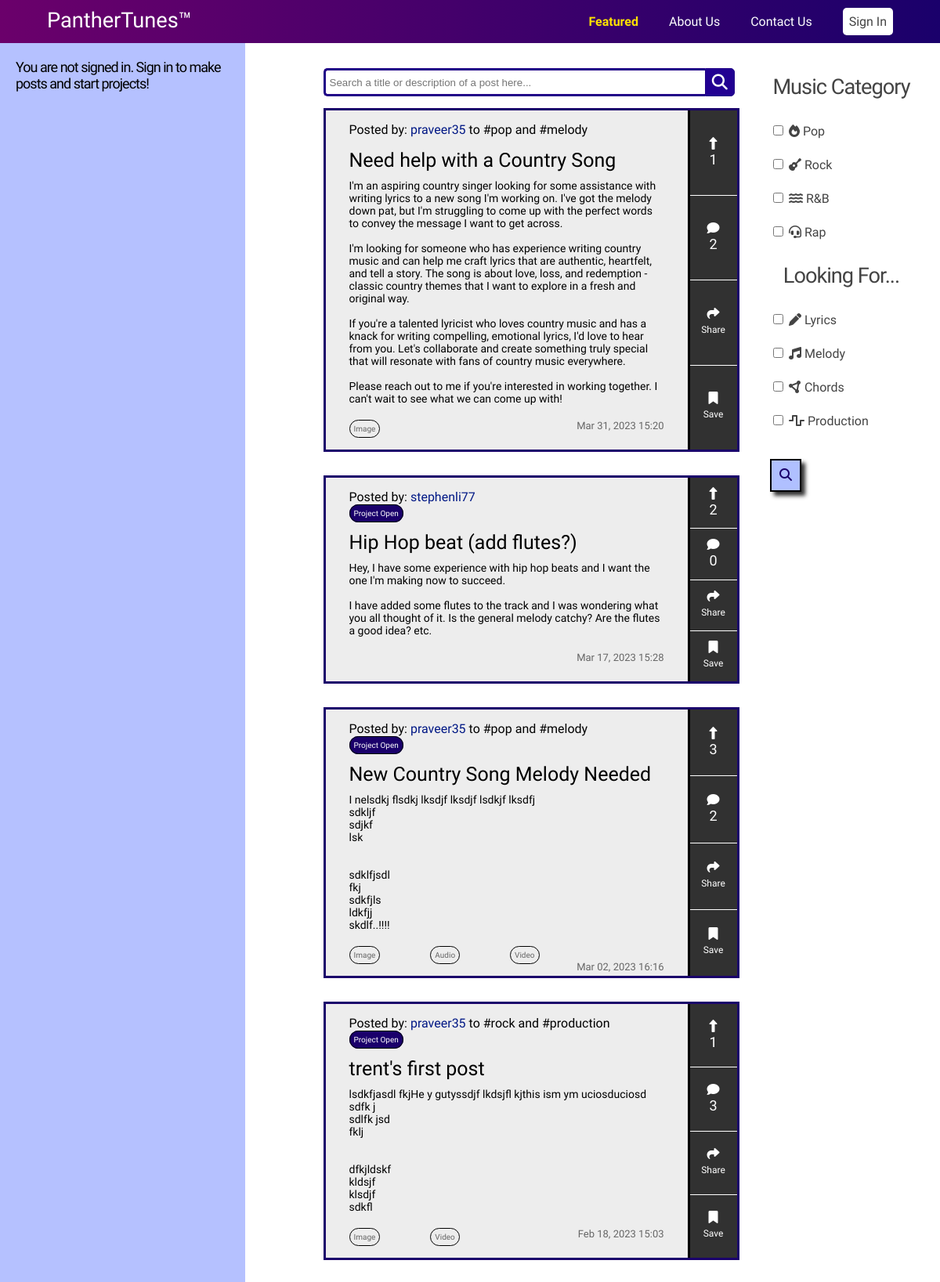
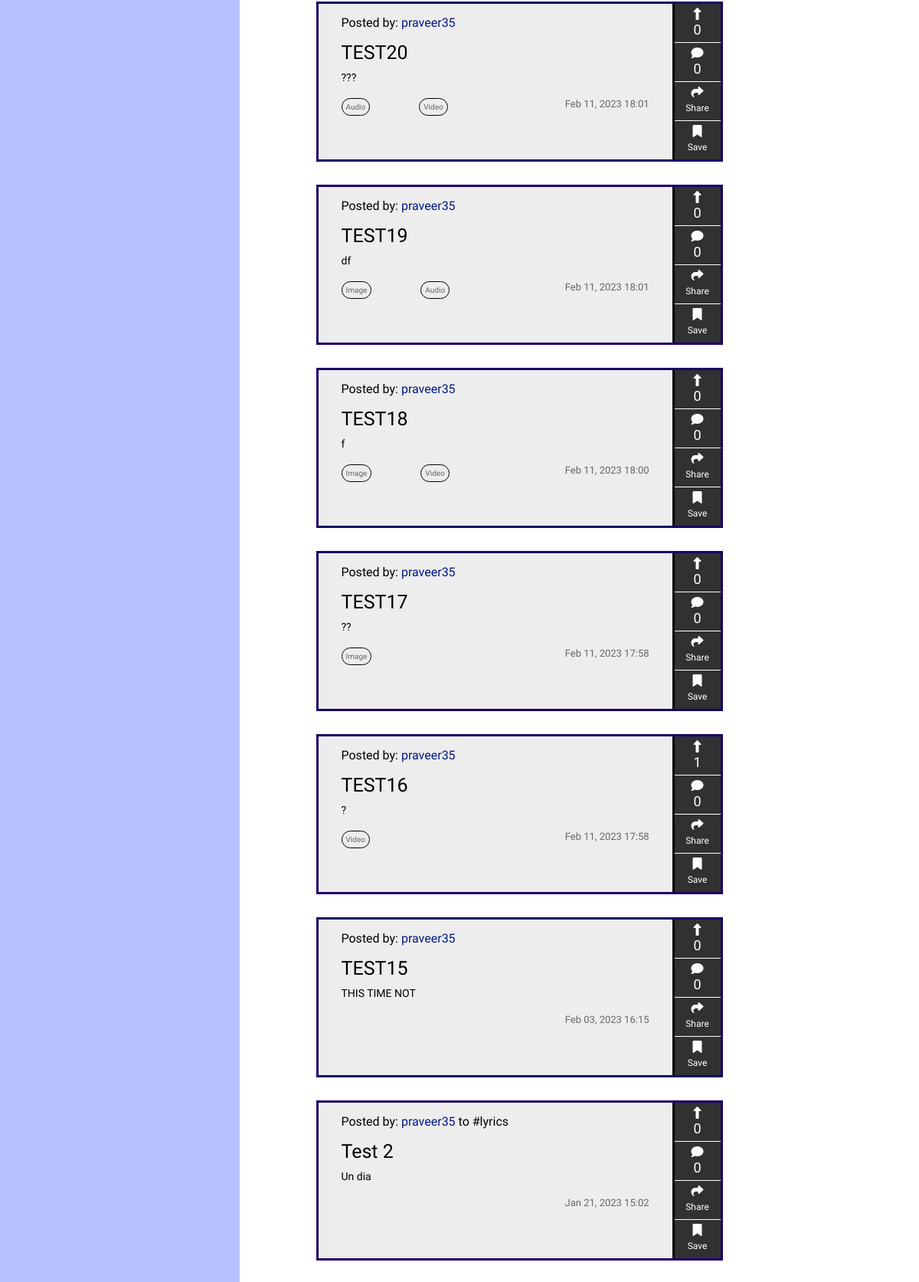
The page / (upper part) on the database its author committed (2 pictures, top to bottom).
### tables this page shows
CREATE TABLE "PostsTable" (
	"post_id"	INTEGER NOT NULL,
	"project_id"	INTEGER,
	"username"	TEXT,
	"timestamp"	DATETIME,
	"title"	TEXT,
	"post"	TEXT,
	"music_genre"	TEXT,
	"help_needed"	INTEGER,
	"img"	INTEGER DEFAULT 0,
	"audio"	INTEGER DEFAULT 0,
	"video"	INTEGER DEFAULT 0,
	"likes"	INTEGER DEFAULT 0,
	"comments"	INTEGER DEFAULT 0,
	PRIMARY KEY("post_id")
);

### main.py (the view, shortened to what this page needs)
@app.route("/", methods=['GET','POST'])
@app.route("/")
def home():
  update()
  if request.method == 'GET':
    Posts.clear()
    records = panthertunes_query.get_all_posts()
    for row in records:
      Posts.insert(0, jsonize_post(row))
    user_projects = []
    user = []
    if 'name' in session and session['name'] and session['name'] != '':
      user_id = panthertunes_query.get_user_id(session['name'])
      project_records = panthertunes_query.get_all_projects(user_id)
      for row in project_records:
        user_projects.insert(0, jsonize_project(row))
      user = jsonize_user(panthertunes_query.get_user(user_id))
    return render_template("home.html", len=len(Posts), Posts=Posts, len_projects = len(user_projects), Projects=user_projects, user=user)

### templates/home.html (shortened to what this page needs)
<!DOCTYPE html>
<html lang="en" dir="ltr">
   <head>
      <link rel="stylesheet" href="https://cdnjs.cloudflare.com/ajax/libs/font-awesome/4.7.0/css/font-awesome.min.css">
   </head>
   <body>
      {% extends "template.html" %}
      {% block content %}
      <div class="main-content">
         <br>
         <div class="sidebar">
            {% if not session.name or session.name == "": %}
            <h3>You are not signed in. Sign in to make posts and start projects!</h3>
            {% endif %}
         </div>
         <div class="forums">
            <br><br>
            <div class="search">
               <input type="text" id="search-query" class="searchTerm" placeholder="Search a title or description of a post here...">
               <button type="submit" class="searchButton" onclick="search()">
                  <i class="fa fa-search"></i>
               </button>
            </div>
            <div class="feed">
               {% for post in Posts %}
               <div class="post">
                  <a class="over" style="text-decoration:none;" href="{{ url_for('post',post_id=post['post_id']) }}">
                     <div class="post-text">
                        <p class="top">Posted by: <span class="author">{{ post['username'] }}</span>
                           {% if post['music_genre'] != 'default' and post['help_needed'] != 'default' %}
                            to #{{ post['music_genre'] }} and #{{ post['help_needed'] }}
                           {% elif post['help_needed'] != 'default' %}
                            to #{{ post['help_needed'] }}
                           {% elif post['music_genre'] != 'default' %}
                            to #{{ post['music_genre'] }}
                           {% endif %}
                        </p>
                        {% if post['project_id'] != 0 %}
                        <span class="tag" style="background-color:#1a006b;color:white;">Project Open</span><br>
                        {% endif %}
                        <p class="title">{{ post['title'] }}</h3>
                        {% for para in post['post'] %}
                        {% if para == "": %}
                        <p class="desc"><br></p>
                        {% else %}
                        <p class="desc">{{ para }}</p>
                        {% endif %}
                        {% endfor %}
                        <br>
                        {% if post['img'] == 1 %}
                        <span class="tag">Image</span>
                        {% endif %}
                        {% if post['audio'] == 1 %}
                        <span class="tag">Audio</span>
                        {% endif %}
                        {% if post['video'] == 1 %}
                        <span class="tag">Video</span>
                        {% endif %}
                        <span class="timestamp">{{ post['timestamp'][0] }} {{ post['timestamp'][1] }}, {{ post['timestamp'][2] }} {{ post['timestamp'][3] }}:{{ post['timestamp'][4] }}</span>
                        <br><br>
                     </div>
                  </a>
                  <div class="post-icons">
                     {% if session.name and session.name != "" and post['post_id']|string in user['posts_liked'] %}
                     <div id="likebox-{{ post['post_id'] }}" class="likes clicked" name="clicked" onclick="like(event)">
                        <div class="icon-box">
                           <span><i id="i-{{ post['post_id'] }}" style="color: #313131" class="fa-solid fa-up-long"></i></span><br>
                           <span style="color: #313131" id="likes-{{ post['post_id'] }}" style="font-size:18px">{{ post['likes'] }}</span>
                        </div>
                     </div>
                     {% else %}
                     <div id="likebox-{{ post['post_id'] }}" class="likes" onclick="like(event)">
                        <div class="icon-box">
                           <span><i id="i-{{ post['post_id'] }}" class="fa-solid fa-up-long"></i></span><br>
                           <span id="likes-{{ post['post_id'] }}" style="font-size:18px">{{ post['likes'] }}</span>
                        </div>
                     </div>
                     {% endif %}
                     <div class="comments" onclick="window.location.href='post/{{ post['post_id'] }}';">
                        <div class="icon-box">
                           <span><i class="fa-solid fa-comment"></i></span><br>
                           <span id="comments-{{ post['post_id'] }}" style="font-size:18px">{{ post['comments'] }}</span>
                        </div>
                     </div>
                     <div class="share" onclick="
                        var shareText = '127.0.0.1:1601{{ url_for('post',post_id=post['post_id']) }}';
                        navigator.clipboard.writeText(shareText);
                        document.getElementById('share-{{ post['post_id'] }}').textContent = 'Copied!';
                        setTimeout(function () {
                           document.getElementById('share-{{ post['post_id'] }}').textContent = 'Share';
                        }, 5000);
                     ">
                        <div class="icon-box">
                           <span><i class="fa-solid fa-share"></i></span><br>
                           <span id="share-{{ post['post_id'] }}" style="font-size:12px">Share</span>
                        </div>
                     </div>
                     {% if session.name and session.name != "" and post['post_id']|string in user['saved'] %}
                     <div id="savebox-{{ post['post_id'] }}" class="save clicked" name="clicked" onclick="save(event)">
                        <div class="icon-box">
                           <span><i id="si-{{ post['post_id'] }}" style="color: #313131" class="fa-solid fa-bookmark"></i></span><br>
                           <span style="color: #313131;font-size:12px" id="saves-{{ post['post_id'] }}">Saved</span>
                        </div>
                     </div>
                     {% else %}
                     <div id="savebox-{{ post['post_id'] }}" class="save" onclick="save(event)">
                        <div class="icon-box">
                           <span><i id="si-{{ post['post_id'] }}" class="fa-solid fa-bookmark"></i></span><br>
                           <span id="saves-{{ post['post_id'] }}" style="font-size:12px">Save</span>
                        </div>
                     </div>
                     {% endif %}
                  </div>
               </div>
               {% endfor %}
         </div>
         <div class="advanced-search">
            <h3 style="text-align:center">Music Category</h3>
            <p><input type="checkbox" id="pop"
               > <i class="fa-solid fa-fire"></i> Pop</p>
            <p><input type="checkbox" id="rock"
               > <i class="fa-solid fa-guitar"></i> Rock</p>
            <p><input type="checkbox" id="r&b"
               > <i class="fa-solid fa-water"></i> R&B</p>
            <p><input type="checkbox" id="rap"
               > <i class="fa-solid fa-headset"></i> Rap</p>
            <h3 style="text-align:center">Looking For...</h3>
            <p><input type="checkbox" id="lyrics"
               > <i class="fa-solid fa-pen"></i> Lyrics</p>
            <p><input type="checkbox" id="melody"
               > <i class="fa-solid fa-music"></i> Melody</p>
            <p><input type="checkbox" id="chords"
               > <i class="fa-solid fa-circle-nodes"></i> Chords</p>
            <p><input type="checkbox" id="production"
               > <i class="fa-solid fa-wave-square"></i> Production</p>
            <br>
            <button style="margin-left:20px;margin-bottom:20px;" class="bigbtn" onclick="advanced_search()"><i class="fa fa-search"></i></button>
         </div>
      </div>
      {% endblock %}

### templates/template.html (shortened to what this page needs)
<!DOCTYPE html>
<html lang="en" dir="ltr">
   <head>
      <link rel="stylesheet" href="{{ url_for('static', filename='css/template.css') }}">
   </head>
   <body>
      <div id="holder">
         <header>
            <div class="container">
               <h1 class="logo"><a style="text-decoration:none;color:#fff;" href="{{ url_for('home') }}">PantherTunes&trade;</a></h1>
               <strong>
                  <nav>
                     <ul class="menu">
                        <li><a id="featured" href="">Featured</a></li>
                        <li><a href="{{ url_for('about') }}">About Us</a></li>
                        <li><a href="{{ url_for('contact') }}">Contact Us</a></li>
                        <li>
                        {% if not session.name or session.name == "": %}
                        <a id="signin" href="{{ url_for('sign_in') }}">Sign In
                        {% else %}
                        <a id="signin" href="{{ url_for('profile') }}">{{ session.name }}
                        {% if session.unread and session.unread != 0: %}
                         <span class="notif">{{ session.unread }}</span>
                        {% endif %}
                        {% endif %}
                        </a></li>
                     </ul>
                  </nav>
               </strong>
            </div>
         </header>
         <div id="middle">
         {% block content %}
         {% endblock %}
         </div>
      </div>
   </body>
</html>

### rows shown on the page
PostsTable: username "praveer35", music_genre "pop", help_needed "melody", title "Need help with a Country Song", para "I'm an aspiring country singer looking for some assistance with writing lyrics to a new song I'm working on. I've got the melody down pat, but I'm struggling to come up with the perfect words to convey the message I want to get across." "I'm looking for someone who has experience writing country music and can help me craft lyrics that are authentic, heartfelt, and tell a story. The song is about love, loss, and redemption - classic country themes that I want to explore in a fresh and original way." "If you're a talented lyricist who loves country music and has a knack for writing compelling, emotional lyrics, I'd love to hear from you. Let's collaborate and create something truly special that will resonate with fans of country music everywhere." "Please reach out to me if you're interested in working together. I can't wait to see what we can come up with!", img "Image", post "Mar", post "31", post "2023", post "15", post "20", likes "1", comments "2"
PostsTable: username "stephenli77", project_id "Project Open", title "Hip Hop beat (add flutes?)", para "Hey, I have some experience with hip hop beats and I want the one I'm making now to succeed." "I have added some flutes to the track and I was wondering what you all thought of it. Is the general melody catchy? Are the flutes a good idea? etc.", post "Mar", post "17", post "2023", post "15", post "28", likes "2", comments "0"
PostsTable: username "praveer35", music_genre "pop", help_needed "melody", project_id "Project Open", title "New Country Song Melody Needed", para "I nelsdkj flsdkj lksdjf lksdjf lsdkjf lksdfj" "sdkljf" "sdjkf" "lsk" "sdklfjsdl" "fkj" "sdkfjls" "ldkfjj" "skdlf..!!!!", img "Image", audio "Audio", video "Video", post "Mar", post "02", post "2023", post "16", likes "3", comments "2"
PostsTable: username "praveer35", music_genre "rock", help_needed "production", project_id "Project Open", title "trent's first post", para "lsdkfjasdl fkjHe y gutyssdjf lkdsjfl kjthis ism ym uciosduciosd" "sdfk j" "sdlfk jsd" "fklj" "dfkjldskf" "kldsjf" "klsdjf" "sdkfl", img "Image", video "Video", post "Feb", post "18", post "2023", post "15", post "03", likes "1", comments "3"
PostsTable: username "praveer35", title "TEST20", post "???", audio "Audio", video "Video", post "Feb", post "11", post "2023", post "18", post "01", likes "0", comments "0"
PostsTable: username "praveer35", title "TEST19", post "df", img "Image", audio "Audio", post "Feb", post "11", post "2023", post "18", post "01", likes "0", comments "0"
PostsTable: username "praveer35", title "TEST18", para "f", img "Image", video "Video", post "Feb", post "11", post "2023", post "18", post "00", likes "0", comments "0"
PostsTable: username "praveer35", title "TEST17", post "??", img "Image", post "Feb", post "11", post "2023", post "17", post "58", likes "0", comments "0"
PostsTable: username "praveer35", title "TEST16", para "?", video "Video", post "Feb", post "11", post "2023", post "17", post "58", likes "1", comments "0"
PostsTable: username "praveer35", title "TEST15", post "THIS TIME NOT", post "Feb", post "03", post "2023", post "16", post "15", likes "0", comments "0"
PostsTable: username "praveer35", help_needed "lyrics", title "Test 2", post "Un dia", post "Jan", post "21", post "2023", post "15", post "02", likes "0", comments "0"
